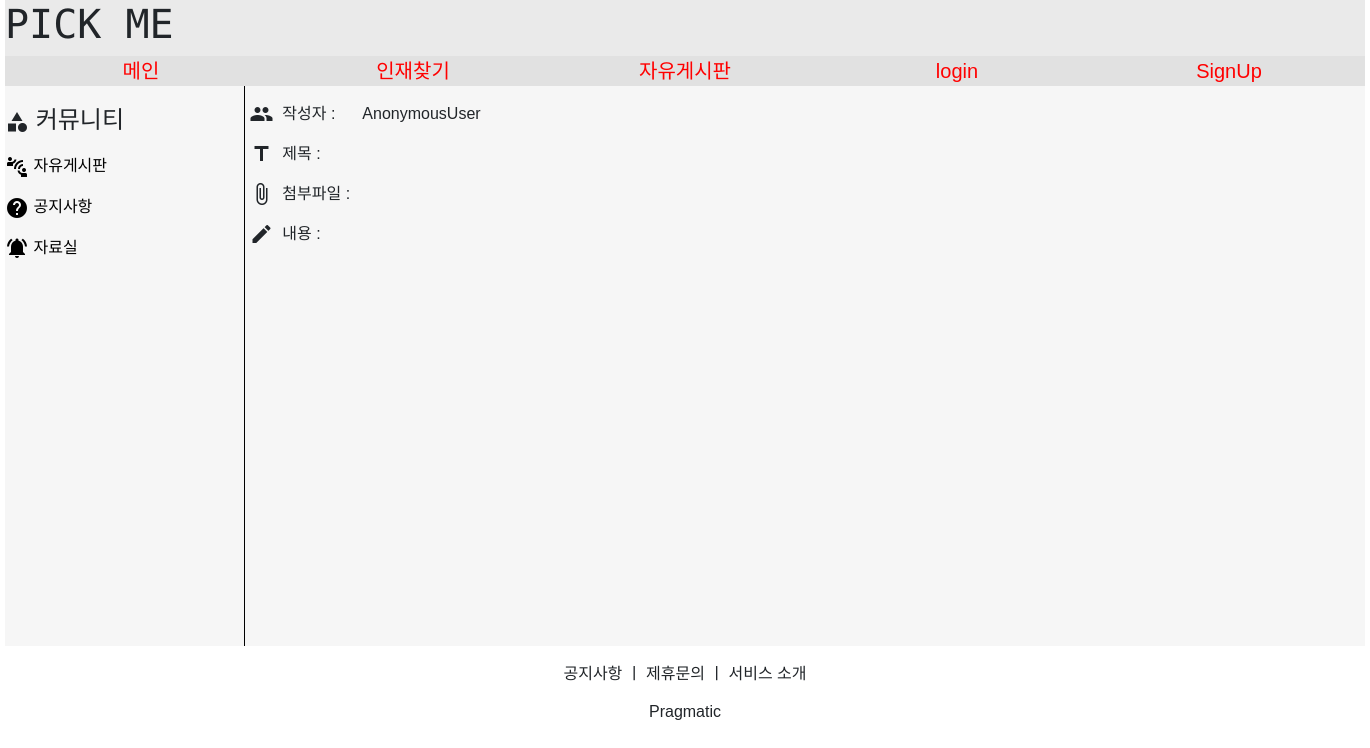
The page /board/board_detail/10 on the database as committed earlier.
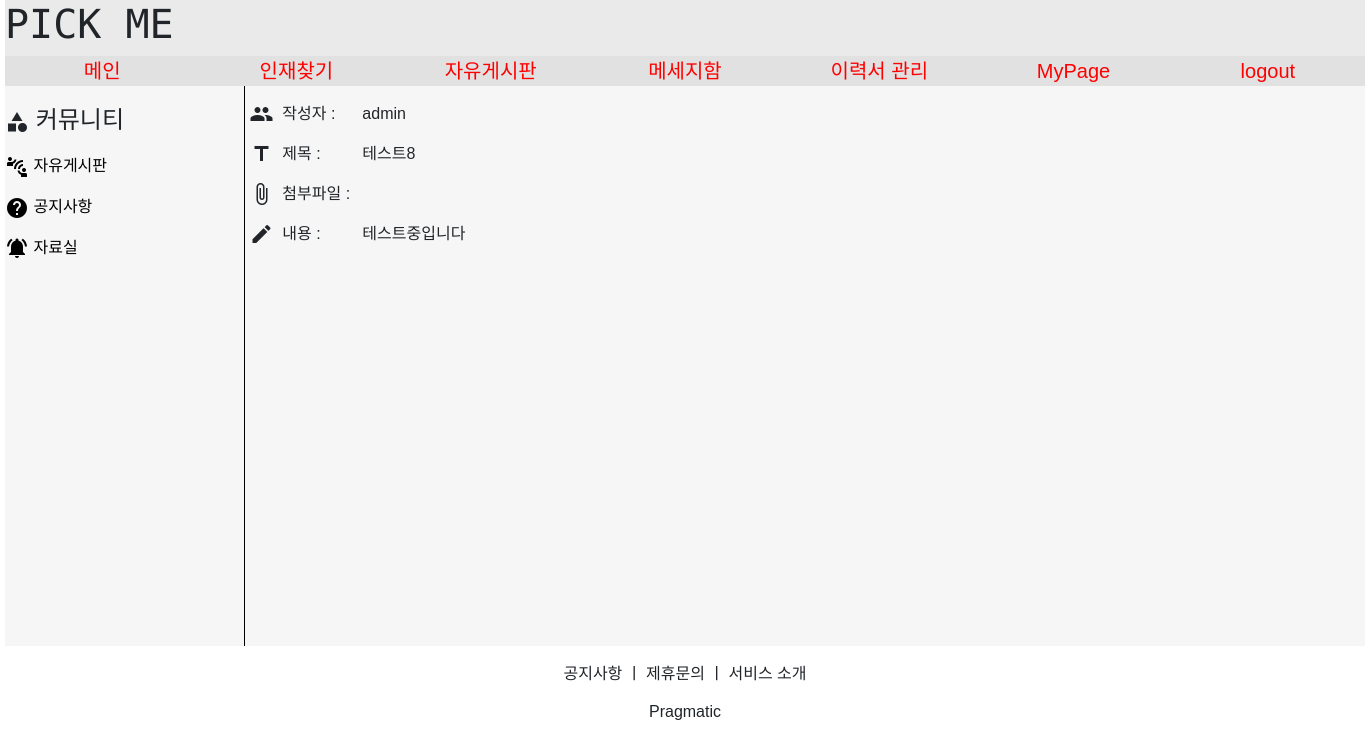
The same page on the database as committed later.
### accountapp/models.py (models this page shows)
class MyUser(AbstractUser):
    nickname = models.CharField(max_length=20, unique=True)
    company_group = models.CharField(max_length=100)
    company_number = models.CharField(max_length=200)
    company_name = models.CharField(max_length=200)
    company_ceo = models.CharField(max_length=100)
    company_logo = models.FileField(upload_to='company_logo/', null=True, blank=True)
    company_phone_number = models.CharField(max_length=100)
    company_paper = models.FileField(upload_to='company_paper/', null=True, blank=True)

### boardapp/models.py (models this page shows)
class Board_Model(models.Model):
    board_user = models.ForeignKey(MyUser, on_delete=models.CASCADE, related_name='board_user')
    board_title = models.CharField(max_length=2000)
    board_detail = models.TextField()
    board_date_time = models.DateTimeField(auto_now=True)
    board_file = models.FileField(upload_to='board/', null=True, blank=True)

### boardapp/views.py (the view)
# urls.py: path('board_detail/<int:title>', views.board_detail, name='board_detail'),
def board_detail(request, title):
    context={}
    board = Board_Model.objects.filter(pk=title)
    data = ''
    for temp in board:
        context['user'] = temp.board_user
        context['title'] = temp.board_title
        for temp_data in temp.board_detail:
            if temp_data == ' ':
                data += '∠'
            elif temp_data == '\r':
                data += '∏'
            else:
                data += temp_data
        context['detail'] = data
        print(data)
        context['file'] = temp.board_file
    return render(request, 'board_detail.html', context)

### boardapp/templates/board_detail.html (shortened to what this page needs)
{% extends 'base-board.html' %}
{% block content %}
    {% load static %}
    <link rel="stylesheet" href="{% static 'css/board.css' %}">
    <div class="board_content">
        <div class="board_menu">
            <div class="self_margin"></div>
            <div style="font-size:1.5rem;">
                <i style="vertical-align:middle;" class="material-icons">category</i>
                커뮤니티
            </div>
            <div>
                <a href="{% url 'boardapp:board_list' %}">
                    <i style="vertical-align:middle;" class="material-icons">connect_without_contact</i>
                    자유게시판
                </a>
                <a href="{% url 'boardapp:board_gonge_list' %}">
                    <i style="vertical-align:middle;" class="material-icons">help</i>
                    공지사항
                </a>
                <a href="{% url 'boardapp:board_jaro_list' %}">
                    <i style="vertical-align:middle;" class="material-icons">notifications_active</i>
                    자료실
                </a>
            </div>
        </div>
        <div class="board_list2">
            <div class="self_margin"></div>
            <div>
                <i style="vertical-align:middle;" class="material-icons">people</i>
                <div style="width:5rem;">
                    &nbsp;작성자 :
                </div>
                <div style="width:60rem; overflow:hidden;">
                    {{ user }}
                </div>
            </div>
            <div>
                <i style="vertical-align:middle;" class="material-icons">title</i>
                <div style="width:5rem;">
                    &nbsp;제목 :
                </div>
                <div style="width:60rem; overflow:hidden;">
                    {{ title }}
                </div>
            </div>
            <div>
                <i style="vertical-align:middle;" class="material-icons">attach_file</i>
                <div style="width:5rem;">
                    &nbsp;첨부파일 :
                </div>
            </div>
            <div>
                <i style="vertical-align:middle;" class="material-icons">create</i>
                <div style="width:5rem;">
                    &nbsp;내용 :
                </div>
                <div style="width:60rem; height:20rem; overflow:scroll;">
                    {% for list in detail %}{% if list == '∠' %}&nbsp;{% else %}{% if list == '∏' %}<br>{% else %}{{ list }}{% endif %}{% endif %}{% endfor %}
                </div>
            </div>
        </div>
    </div>
{% endblock %}

Rows that differ between the two databases and show on the page:
now on this page (row edited): MyUser: username "admin"
added Board_Model: board_title "테스트8"
Other text that changed with them:
{{ user }}: "AnonymousUser" → (not shown)
text no longer shown: "login SignUp"
text now shown: "메세지함 이력서 관리 MyPage logout"
new list line: "테"
new list line: "스"
new list line: "트"
new list line: "중"
new list line: "입"
new list line: "니"
new list line: "다"
